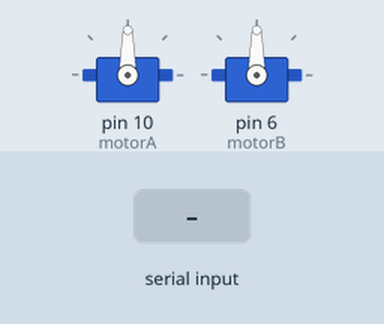
Simulated run of this sketch. Board: Arduino Uno, built with avr-gcc and run on an emulated ATmega328P. Shown: 2 × servo. The inputs (shaded band) are chosen by the test bench. What the sketch prints to the serial monitor is not drawn.

Above: at 1.2 s.
1.3 s: "L" received over Serial
At 1.6 s:
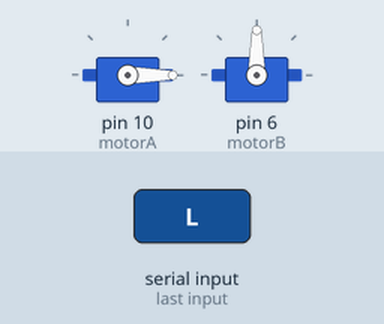
2.8 s: "R" received over Serial
At 3.9 s:
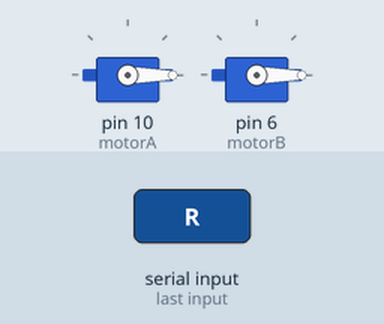
4.3 s: "L90\n" received over Serial
At 5.2 s:
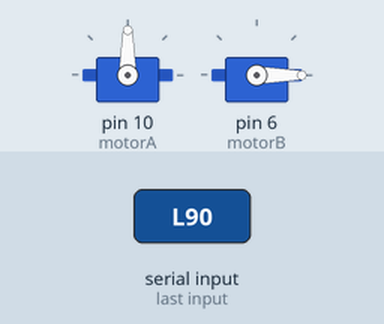
5.8 s: "R90\n" received over Serial
At 6.3 s:
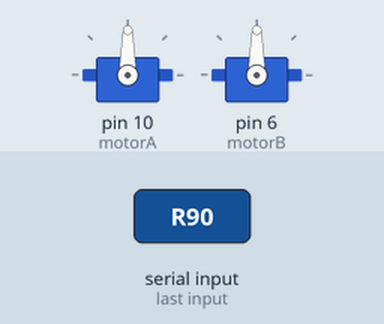
Timing chart, 0 to 8.3 s (numbered marks = the images above; inputs shaded):
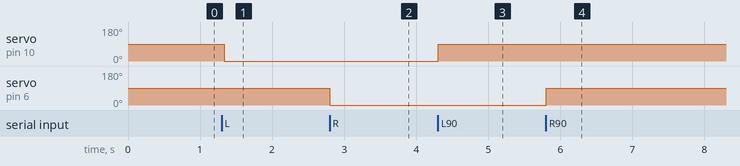

Measured:
- after the input at 1.3 s, servo on pin 10 (motorA): 90° → 0° at once
- after the input at 2.8 s, servo on pin 6 (motorB): 90° → 0° at once
- after the input at 4.3 s, servo on pin 10 (motorA): 0° → 90° at once
- after the input at 5.8 s, servo on pin 6 (motorB): 0° → 90° at once

The sketch:

SERVOCONTROL.ino
```cpp
// Controlling a servo position using a potentiometer (variable resistor)
// by Michal Rinott <http://people.interaction-ivrea.it/m.rinott>
#define OFF 45
#define ON 120
#define joyX A0
#define joyY A1

#define motorA 10
#define motorB 6
//#define debug

#include <Servo.h>
byte index = 0;
char inChar = 0;
char inData[5];
String stringOne = "Sensor value: ";

//Servo myservo;  // create servo obj


//ect to control a servo
Servo motor1;
Servo motor2;

//int potpin = 0;  // analog pin used to connect the potentiometer
int val1;    // variable to read the value from the analog pin
int val2;

String serial(){
  //Fill buffer up:
  index = 0;
  while (Serial.available() > 0) {
    //Buffer
    // read the incoming byte:
    if(index<4){
      inChar = Serial.read();
      Serial.write(inChar);
      Serial.flush();
      inData[index] = inChar;
      index++;
      inData[index] = '\0';
    }
  }
  //Get value from array
  String motorcommand = "";
  for (int i=0;i<4;i++){
    char sensorValue = inData[i];
    if (sensorValue == '\0'){
      break;
    }
    motorcommand += sensorValue;
  }
  //Print out what you got:
#ifdef debug
  Serial.println(stringOne + motorcommand);
#endif

  //Clear serial & buffer
  Serial.flush();
  return motorcommand;

}

void motorSend(String motorCommand){
  //Detect what motor
  int motorspeed = 0;

  if(motorCommand[0] == 'L'){
    char derp[3];
    derp[0] = motorCommand[1];
    derp[1] = motorCommand[2];
    derp[2] = motorCommand[3];
#ifdef debug
    Serial.println(atoi(derp));
#endif
    //Send to sabertooth
    motor1.write(atoi(derp));
    //    Serial.write(atoi(derp));
  }
  else if(motorCommand[0] == 'R'){
    char derp[3];
    derp[0] = motorCommand[1];
    derp[1] = motorCommand[2];
    derp[2] = motorCommand[3];
#ifdef debug
    Serial.println(atoi(derp));
#endif
    //Send to sabertooth
    motor2.write(atoi(derp));
    //    Serial.write(atoi(derp));
  }
  else {
    //#ifdef debug
    Serial.println("NO COMMAND DETECTED");
    //#endif
  };
  motorCommand[0];
}

void setup()
{
  pinMode(joyX, INPUT);
  pinMode(joyY, INPUT);

  Serial.begin(9600);
  motor1.attach(motorA);
  motor2.attach(motorB);
//  myservo.attach(7);  // attaches the servo on pin 9 to the servo object
}

void loop()
{
  //GET SERIAL SHIZ
  String motorcommand = serial();
  //SEND TO SABERTOOTH
  motorSend(motorcommand);
  //  val1 = analogRead(joyX);
  //  val1 = map(val1, 0, 1023, 0, 179);
  //  val2 = analogRead(joyY);
  //  val2 = map(val2, 0, 1023, 0, 179);

  //  myservo.write(ON);                  // sets the servo position according to the scaled value
  //  delay(2000);                           // waits for the servo to get there
  //  myservo.write(OFF);                  // sets the servo position according to the scaled value
  //  delay(2000);                           // waits for the servo to get there
}
```
